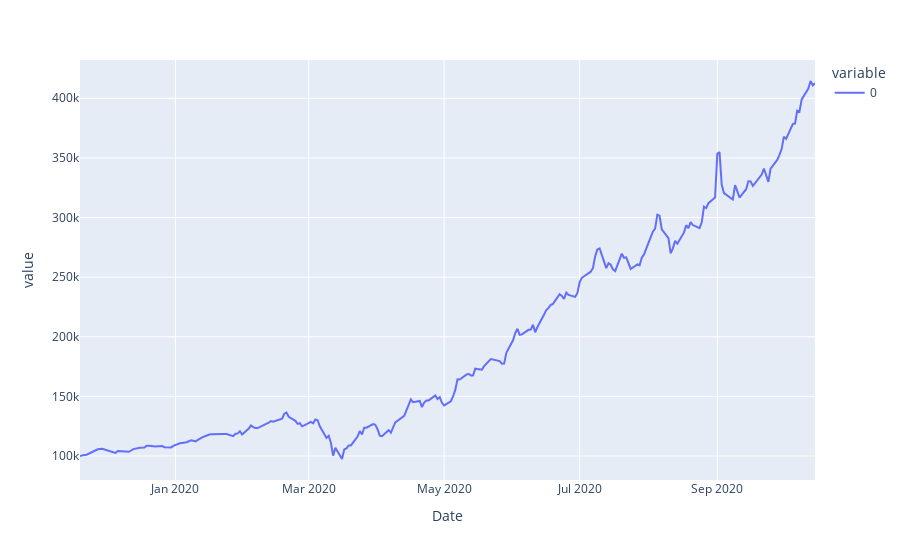

The code cell stored with this chart in its notebook:
### Code cell
r = continuous_optimization(cov_shrinkage_opt_fn)
r["nav_history"].plot()

### Figure 1 — Plotly figure (JSON) as saved in the notebook; plotly's stock layout.template omitted (floating-point values rounded to 4 significant figures; data arrays with more than 128 entries replaced by an {"elided": "..."} marker saying what was removed)
{"data": [{"hovertemplate": "variable=0<br>Date=%{x}<br>value=%{y}<extra></extra>", "legendgroup": "0", "line": {"color": "#636efa", "dash": "solid"}, "mode": "lines", "name": "0", "orientation": "v", "showlegend": true, "type": "scatter", "x": {"elided": "229 str values"}, "xaxis": "x", "y": {"elided": "229 float values"}, "yaxis": "y"}], "layout": {"legend": {"title": {"text": "variable"}, "tracegroupgap": 0}, "margin": {"t": 60}, "xaxis": {"anchor": "y", "domain": [0, 1], "title": {"text": "Date"}}, "yaxis": {"anchor": "x", "domain": [0, 1], "title": {"text": "value"}}}}
